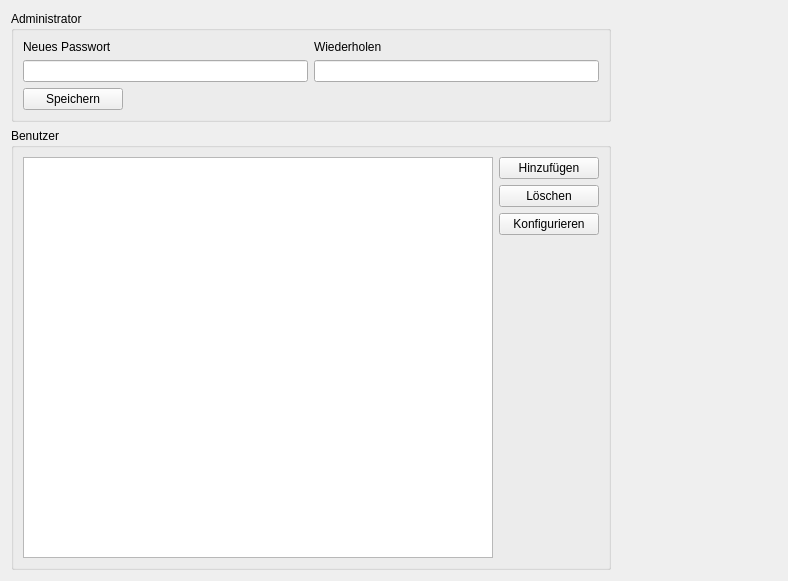
<?xml version="1.0" encoding="UTF-8"?>
<ui version="4.0">
 <class>QMAMSSettingsWidget</class>
 <widget class="QWidget" name="QMAMSSettingsWidget">
  <property name="geometry">
   <rect>
    <x>0</x>
    <y>0</y>
    <width>788</width>
    <height>581</height>
   </rect>
  </property>
  <property name="windowTitle">
   <string>Form</string>
  </property>
  <layout class="QGridLayout" name="gridLayout_3">
   <item row="0" column="0">
    <layout class="QHBoxLayout" name="horizontalLayout_3">
     <item>
      <layout class="QVBoxLayout" name="verticalLayout_5">
       <item>
        <widget class="QGroupBox" name="groupBox">
         <property name="maximumSize">
          <size>
           <width>600</width>
           <height>16777215</height>
          </size>
         </property>
         <property name="title">
          <string>Administrator</string>
         </property>
         <layout class="QGridLayout" name="gridLayout">
          <item row="1" column="0" colspan="2">
           <layout class="QHBoxLayout" name="horizontalLayout">
            <item>
             <widget class="QPushButton" name="pbSaveNewPassword">
              <property name="minimumSize">
               <size>
                <width>100</width>
                <height>0</height>
               </size>
              </property>
              <property name="text">
               <string>Speichern</string>
              </property>
             </widget>
            </item>
            <item>
             <spacer name="horizontalSpacer">
              <property name="orientation">
               <enum>Qt::Horizontal</enum>
              </property>
              <property name="sizeHint" stdset="0">
               <size>
                <width>478</width>
                <height>20</height>
               </size>
              </property>
             </spacer>
            </item>
           </layout>
          </item>
          <item row="0" column="0">
           <layout class="QVBoxLayout" name="verticalLayout">
            <item>
             <widget class="QLabel" name="label_2">
              <property name="text">
               <string>Neues Passwort</string>
              </property>
             </widget>
            </item>
            <item>
             <widget class="QLineEdit" name="lineEdit">
              <property name="echoMode">
               <enum>QLineEdit::Password</enum>
              </property>
              <property name="clearButtonEnabled">
               <bool>true</bool>
              </property>
             </widget>
            </item>
           </layout>
          </item>
          <item row="0" column="1">
           <layout class="QVBoxLayout" name="verticalLayout_2">
            <item>
             <widget class="QLabel" name="label_3">
              <property name="text">
               <string>Wiederholen</string>
              </property>
             </widget>
            </item>
            <item>
             <widget class="QLineEdit" name="lineEdit_2">
              <property name="echoMode">
               <enum>QLineEdit::Password</enum>
              </property>
              <property name="clearButtonEnabled">
               <bool>true</bool>
              </property>
             </widget>
            </item>
           </layout>
          </item>
         </layout>
        </widget>
       </item>
       <item>
        <widget class="QGroupBox" name="groupBox_2">
         <property name="maximumSize">
          <size>
           <width>600</width>
           <height>16777215</height>
          </size>
         </property>
         <property name="title">
          <string>Benutzer</string>
         </property>
         <layout class="QGridLayout" name="gridLayout_2">
          <item row="0" column="0">
           <layout class="QHBoxLayout" name="horizontalLayout_2">
            <item>
             <layout class="QVBoxLayout" name="verticalLayout_3">
              <item>
               <widget class="QListView" name="listView"/>
              </item>
             </layout>
            </item>
            <item>
             <layout class="QVBoxLayout" name="verticalLayout_4">
              <item>
               <widget class="QPushButton" name="pbAddUser">
                <property name="minimumSize">
                 <size>
                  <width>100</width>
                  <height>0</height>
                 </size>
                </property>
                <property name="text">
                 <string>Hinzufügen</string>
                </property>
               </widget>
              </item>
              <item>
               <widget class="QPushButton" name="pbRemoveUser">
                <property name="minimumSize">
                 <size>
                  <width>100</width>
                  <height>0</height>
                 </size>
                </property>
                <property name="text">
                 <string>Löschen</string>
                </property>
               </widget>
              </item>
              <item>
               <widget class="QPushButton" name="pbConfigUser">
                <property name="minimumSize">
                 <size>
                  <width>100</width>
                  <height>0</height>
                 </size>
                </property>
                <property name="text">
                 <string>Konfigurieren</string>
                </property>
               </widget>
              </item>
              <item>
               <spacer name="verticalSpacer">
                <property name="orientation">
                 <enum>Qt::Vertical</enum>
                </property>
                <property name="sizeHint" stdset="0">
                 <size>
                  <width>20</width>
                  <height>40</height>
                 </size>
                </property>
               </spacer>
              </item>
             </layout>
            </item>
           </layout>
          </item>
         </layout>
        </widget>
       </item>
      </layout>
     </item>
     <item>
      <spacer name="horizontalSpacer_2">
       <property name="orientation">
        <enum>Qt::Horizontal</enum>
       </property>
       <property name="sizeHint" stdset="0">
        <size>
         <width>40</width>
         <height>20</height>
        </size>
       </property>
      </spacer>
     </item>
    </layout>
   </item>
  </layout>
 </widget>
 <resources/>
 <connections/>
</ui>
